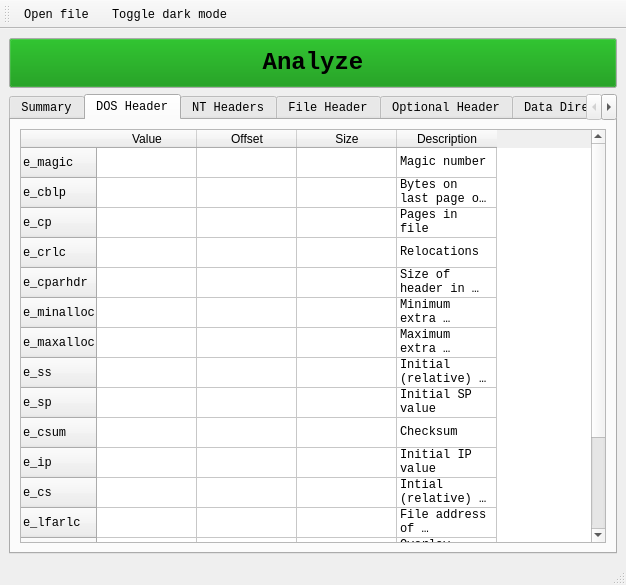
<?xml version="1.0" encoding="UTF-8"?>
<ui version="4.0">
 <class>MainWindow</class>
 <widget class="QMainWindow" name="MainWindow">
  <property name="geometry">
   <rect>
    <x>0</x>
    <y>0</y>
    <width>626</width>
    <height>585</height>
   </rect>
  </property>
  <property name="font">
   <font>
    <family>Courier New</family>
   </font>
  </property>
  <property name="windowTitle">
   <string>MainWindow</string>
  </property>
  <property name="windowIcon">
   <iconset>
    <normalon>:/Resources/Inspector.ico</normalon>
   </iconset>
  </property>
  <widget class="QWidget" name="centralwidget">
   <property name="minimumSize">
    <size>
     <width>90</width>
     <height>90</height>
    </size>
   </property>
   <layout class="QGridLayout" name="gridLayout">
    <item row="0" column="0">
     <widget class="QPushButton" name="pushButton">
      <property name="minimumSize">
       <size>
        <width>0</width>
        <height>50</height>
       </size>
      </property>
      <property name="palette">
       <palette>
        <active>
         <colorrole role="Button">
          <brush brushstyle="SolidPattern">
           <color alpha="255">
            <red>0</red>
            <green>141</green>
            <blue>0</blue>
           </color>
          </brush>
         </colorrole>
        </active>
        <inactive>
         <colorrole role="Button">
          <brush brushstyle="SolidPattern">
           <color alpha="255">
            <red>0</red>
            <green>141</green>
            <blue>0</blue>
           </color>
          </brush>
         </colorrole>
        </inactive>
        <disabled>
         <colorrole role="Button">
          <brush brushstyle="SolidPattern">
           <color alpha="255">
            <red>0</red>
            <green>141</green>
            <blue>0</blue>
           </color>
          </brush>
         </colorrole>
        </disabled>
       </palette>
      </property>
      <property name="font">
       <font>
        <family>Consolas</family>
        <pointsize>18</pointsize>
        <bold>true</bold>
       </font>
      </property>
      <property name="text">
       <string>Analyze</string>
      </property>
     </widget>
    </item>
    <item row="1" column="0">
     <widget class="QTabWidget" name="tabWidget">
      <property name="font">
       <font>
        <family>Consolas</family>
       </font>
      </property>
      <property name="currentIndex">
       <number>1</number>
      </property>
      <property name="tabBarAutoHide">
       <bool>false</bool>
      </property>
      <widget class="QWidget" name="summaryTab">
       <attribute name="title">
        <string>Summary</string>
       </attribute>
       <layout class="QGridLayout" name="gridLayout_3">
        <item row="0" column="0">
         <widget class="QListView" name="listView">
          <property name="font">
           <font>
            <family>Courier New</family>
           </font>
          </property>
         </widget>
        </item>
       </layout>
      </widget>
      <widget class="QWidget" name="dosHeaderTab">
       <attribute name="title">
        <string>DOS Header</string>
       </attribute>
       <layout class="QGridLayout" name="gridLayout_2">
        <item row="0" column="0">
         <widget class="QTableWidget" name="dosHeaderTableWidget">
          <row>
           <property name="text">
            <string>e_magic</string>
           </property>
          </row>
          <row>
           <property name="text">
            <string>e_cblp</string>
           </property>
          </row>
          <row>
           <property name="text">
            <string>e_cp</string>
           </property>
          </row>
          <row>
           <property name="text">
            <string>e_crlc</string>
           </property>
          </row>
          <row>
           <property name="text">
            <string>e_cparhdr</string>
           </property>
          </row>
          <row>
           <property name="text">
            <string>e_minalloc</string>
           </property>
          </row>
          <row>
           <property name="text">
            <string>e_maxalloc</string>
           </property>
          </row>
          <row>
           <property name="text">
            <string>e_ss</string>
           </property>
          </row>
          <row>
           <property name="text">
            <string>e_sp</string>
           </property>
          </row>
          <row>
           <property name="text">
            <string>e_csum</string>
           </property>
          </row>
          <row>
           <property name="text">
            <string>e_ip</string>
           </property>
          </row>
          <row>
           <property name="text">
            <string>e_cs</string>
           </property>
          </row>
          <row>
           <property name="text">
            <string>e_lfarlc</string>
           </property>
          </row>
          <row>
           <property name="text">
            <string>e_ovno</string>
           </property>
          </row>
          <row>
           <property name="text">
            <string>e_oemid</string>
           </property>
          </row>
          <row>
           <property name="text">
            <string>e_oeminfo</string>
           </property>
          </row>
          <row>
           <property name="text">
            <string>e_lfanew</string>
           </property>
          </row>
          <column>
           <property name="text">
            <string>Value</string>
           </property>
          </column>
          <column>
           <property name="text">
            <string>Offset</string>
           </property>
          </column>
          <column>
           <property name="text">
            <string>Size</string>
           </property>
          </column>
          <column>
           <property name="text">
            <string>Description</string>
           </property>
          </column>
          <item row="0" column="3">
           <property name="text">
            <string>Magic number</string>
           </property>
          </item>
          <item row="1" column="3">
           <property name="text">
            <string>Bytes on last page of file</string>
           </property>
          </item>
          <item row="2" column="3">
           <property name="text">
            <string>Pages in file</string>
           </property>
          </item>
          <item row="3" column="3">
           <property name="text">
            <string>Relocations</string>
           </property>
          </item>
          <item row="4" column="3">
           <property name="text">
            <string>Size of header in paragraphs</string>
           </property>
          </item>
          <item row="5" column="3">
           <property name="text">
            <string>Minimum extra paragraphs needed</string>
           </property>
          </item>
          <item row="6" column="3">
           <property name="text">
            <string>Maximum extra paragraphs needed</string>
           </property>
          </item>
          <item row="7" column="3">
           <property name="text">
            <string>Initial (relative) SS value</string>
           </property>
          </item>
          <item row="8" column="3">
           <property name="text">
            <string>Initial SP value</string>
           </property>
          </item>
          <item row="9" column="3">
           <property name="text">
            <string>Checksum</string>
           </property>
          </item>
          <item row="10" column="3">
           <property name="text">
            <string>Initial IP value</string>
           </property>
          </item>
          <item row="11" column="3">
           <property name="text">
            <string>Intial (relative) CS value</string>
           </property>
          </item>
          <item row="12" column="3">
           <property name="text">
            <string>File address of relocation table</string>
           </property>
          </item>
          <item row="13" column="3">
           <property name="text">
            <string>Overlay number</string>
           </property>
          </item>
          <item row="14" column="3">
           <property name="text">
            <string>OEM identifier</string>
           </property>
          </item>
          <item row="15" column="3">
           <property name="text">
            <string>OEM information</string>
           </property>
          </item>
          <item row="16" column="3">
           <property name="text">
            <string>File address of new exe header</string>
           </property>
          </item>
         </widget>
        </item>
       </layout>
      </widget>
      <widget class="QWidget" name="ntHeadersTab">
       <attribute name="title">
        <string>NT Headers</string>
       </attribute>
       <layout class="QGridLayout" name="gridLayout_4">
        <item row="0" column="0">
         <widget class="QTableWidget" name="ntHeadersTableWidget">
          <row>
           <property name="text">
            <string>Signature</string>
           </property>
          </row>
          <column>
           <property name="text">
            <string>Value</string>
           </property>
          </column>
          <column>
           <property name="text">
            <string>Offset</string>
           </property>
          </column>
          <column>
           <property name="text">
            <string>Size</string>
           </property>
          </column>
          <column>
           <property name="text">
            <string>Description</string>
           </property>
          </column>
         </widget>
        </item>
       </layout>
      </widget>
      <widget class="QWidget" name="fileHeaderTab">
       <attribute name="title">
        <string>File Header</string>
       </attribute>
       <layout class="QGridLayout" name="gridLayout_5">
        <item row="0" column="0">
         <widget class="QTableWidget" name="fileHeaderTableWidget">
          <row>
           <property name="text">
            <string>Machine</string>
           </property>
          </row>
          <row>
           <property name="text">
            <string>TimeDateStamp</string>
           </property>
          </row>
          <row>
           <property name="text">
            <string>New Row</string>
           </property>
          </row>
          <row>
           <property name="text">
            <string>PointerToSymbolTable</string>
           </property>
          </row>
          <row>
           <property name="text">
            <string>NumberOfSymbols</string>
           </property>
          </row>
          <row>
           <property name="text">
            <string>Characteristics</string>
           </property>
          </row>
          <column>
           <property name="text">
            <string>Value</string>
           </property>
          </column>
          <column>
           <property name="text">
            <string>Offset</string>
           </property>
          </column>
          <column>
           <property name="text">
            <string>Size</string>
           </property>
          </column>
          <column>
           <property name="text">
            <string>Description</string>
           </property>
          </column>
         </widget>
        </item>
       </layout>
      </widget>
      <widget class="QWidget" name="optionalHeaderTab">
       <attribute name="title">
        <string>Optional Header</string>
       </attribute>
       <layout class="QGridLayout" name="gridLayout_6">
        <item row="0" column="0">
         <widget class="QTableWidget" name="optionalHeaderTableWidget">
          <row>
           <property name="text">
            <string>Magic</string>
           </property>
          </row>
          <row>
           <property name="text">
            <string>MajorLinkerVersion</string>
           </property>
          </row>
          <row>
           <property name="text">
            <string>MinorLinkerVersion</string>
           </property>
          </row>
          <row>
           <property name="text">
            <string>SizeOfCode</string>
           </property>
          </row>
          <row>
           <property name="text">
            <string>SizeOfInitializedData</string>
           </property>
          </row>
          <row>
           <property name="text">
            <string>SizeOfUninitializedData</string>
           </property>
          </row>
          <row>
           <property name="text">
            <string>AddressOfEntryPoint</string>
           </property>
          </row>
          <row>
           <property name="text">
            <string>BaseOfCode</string>
           </property>
          </row>
          <row>
           <property name="text">
            <string>BaseOfData</string>
           </property>
          </row>
          <row>
           <property name="text">
            <string>ImageBase</string>
           </property>
          </row>
          <row>
           <property name="text">
            <string>SectionAlignment</string>
           </property>
          </row>
          <row>
           <property name="text">
            <string>FileAlignment</string>
           </property>
          </row>
          <row>
           <property name="text">
            <string>MajorOperatingSystemVersion</string>
           </property>
          </row>
          <row>
           <property name="text">
            <string>MinorOperatingSystemVersion</string>
           </property>
          </row>
          <row>
           <property name="text">
            <string>MajorImageVersion</string>
           </property>
          </row>
          <row>
           <property name="text">
            <string>MinorImageVersion</string>
           </property>
          </row>
          <row>
           <property name="text">
            <string>MajorSubsystemVersion</string>
           </property>
          </row>
          <row>
           <property name="text">
            <string>MinorSubsystemVersion</string>
           </property>
          </row>
          <row>
           <property name="text">
            <string>Win32VersionValue</string>
           </property>
          </row>
          <row>
           <property name="text">
            <string>SizeOfImage</string>
           </property>
          </row>
          <row>
           <property name="text">
            <string>SizeOfHeaders</string>
           </property>
          </row>
          <row>
           <property name="text">
            <string>New Row</string>
           </property>
          </row>
          <row>
           <property name="text">
            <string>CheckSum</string>
           </property>
          </row>
          <row>
           <property name="text">
            <string>Subsystem</string>
           </property>
          </row>
          <row>
           <property name="text">
            <string>DllCharacteristics</string>
           </property>
          </row>
          <row>
           <property name="text">
            <string>SizeOfStackReserve</string>
           </property>
          </row>
          <row>
           <property name="text">
            <string>SizeOfStackCommit</string>
           </property>
          </row>
          <row>
           <property name="text">
            <string>SizeOfHeapReserve</string>
           </property>
          </row>
          <row>
           <property name="text">
            <string>SizeOfHeapCommit</string>
           </property>
          </row>
          <row>
           <property name="text">
            <string>NumberOfRvaAndSizes</string>
           </property>
          </row>
          <column>
           <property name="text">
            <string>Value</string>
           </property>
          </column>
          <column>
           <property name="text">
            <string>Offset</string>
           </property>
          </column>
          <column>
           <property name="text">
            <string>Size</string>
           </property>
          </column>
          <column>
           <property name="text">
            <string>Description</string>
           </property>
          </column>
         </widget>
        </item>
       </layout>
      </widget>
      <widget class="QWidget" name="dataDirectoriesTab">
       <attribute name="title">
        <string>Data Directories</string>
       </attribute>
       <layout class="QGridLayout" name="gridLayout_7">
        <item row="0" column="0">
         <widget class="QTableWidget" name="dataDirectoriesTableWidget">
          <row>
           <property name="text">
            <string>Export Directory Address</string>
           </property>
          </row>
          <row>
           <property name="text">
            <string>Import Directory Address</string>
           </property>
          </row>
          <column>
           <property name="text">
            <string>Value</string>
           </property>
          </column>
          <column>
           <property name="text">
            <string>Offset</string>
           </property>
          </column>
          <column>
           <property name="text">
            <string>Size</string>
           </property>
          </column>
          <column>
           <property name="text">
            <string>Description</string>
           </property>
          </column>
         </widget>
        </item>
       </layout>
      </widget>
      <widget class="QWidget" name="sectionHeaderTab">
       <attribute name="title">
        <string>Section Headers</string>
       </attribute>
       <layout class="QGridLayout" name="gridLayout_8">
        <item row="0" column="0">
         <widget class="QListWidget" name="sectionHeaderListWidget"/>
        </item>
       </layout>
      </widget>
      <widget class="QWidget" name="dllImportTab">
       <attribute name="title">
        <string>DLL Imports</string>
       </attribute>
       <layout class="QGridLayout" name="gridLayout_9">
        <item row="0" column="0">
         <widget class="QListWidget" name="dllImportListWidget"/>
        </item>
       </layout>
      </widget>
     </widget>
    </item>
   </layout>
  </widget>
  <widget class="QStatusBar" name="statusbar"/>
  <widget class="QToolBar" name="toolBar">
   <property name="windowTitle">
    <string>toolBar</string>
   </property>
   <attribute name="toolBarArea">
    <enum>TopToolBarArea</enum>
   </attribute>
   <attribute name="toolBarBreak">
    <bool>false</bool>
   </attribute>
   <addaction name="actionOpenFile"/>
   <addaction name="actionToggleDarkMode"/>
  </widget>
  <action name="actionOpenFile">
   <property name="icon">
    <iconset theme="QIcon::ThemeIcon::DocumentOpen"/>
   </property>
   <property name="text">
    <string>Open file</string>
   </property>
   <property name="menuRole">
    <enum>QAction::MenuRole::NoRole</enum>
   </property>
  </action>
  <action name="actionToggleDarkMode">
   <property name="icon">
    <iconset theme="QIcon::ThemeIcon::WeatherClear"/>
   </property>
   <property name="text">
    <string>Toggle dark mode</string>
   </property>
   <property name="toolTip">
    <string>Toggle dark/light mode</string>
   </property>
   <property name="menuRole">
    <enum>QAction::MenuRole::NoRole</enum>
   </property>
  </action>
 </widget>
 <resources/>
 <connections/>
</ui>
